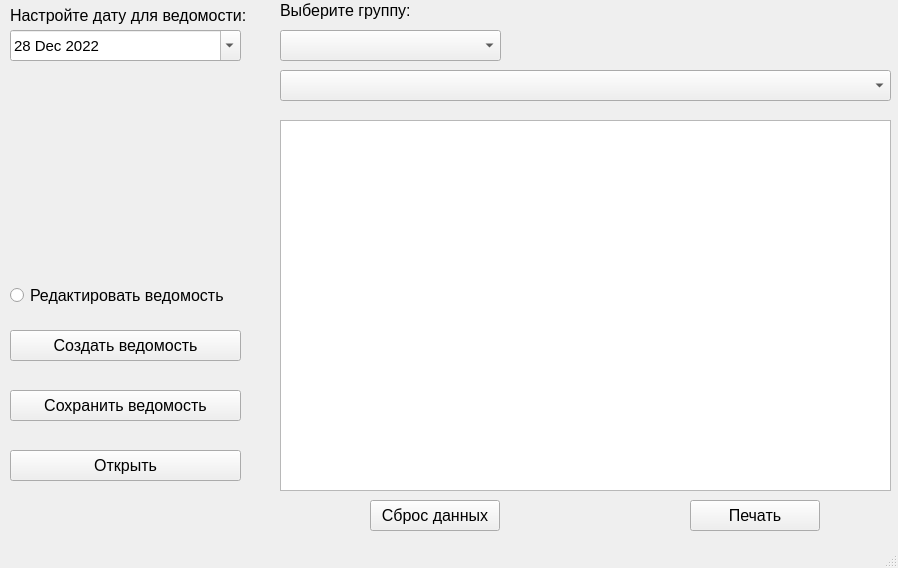
<?xml version="1.0" encoding="UTF-8"?>
<ui version="4.0">
 <class>MainWindow</class>
 <widget class="QMainWindow" name="MainWindow">
  <property name="geometry">
   <rect>
    <x>0</x>
    <y>0</y>
    <width>898</width>
    <height>568</height>
   </rect>
  </property>
  <property name="windowTitle">
   <string>Учёт опоздавших на учёбу</string>
  </property>
  <widget class="QWidget" name="centralwidget">
   <widget class="QTextEdit" name="Ved">
    <property name="geometry">
     <rect>
      <x>280</x>
      <y>120</y>
      <width>611</width>
      <height>371</height>
     </rect>
    </property>
    <property name="font">
     <font>
      <pointsize>12</pointsize>
     </font>
    </property>
    <property name="whatsThis">
     <string/>
    </property>
    <property name="readOnly">
     <bool>true</bool>
    </property>
   </widget>
   <widget class="QLabel" name="label">
    <property name="geometry">
     <rect>
      <x>10</x>
      <y>5</y>
      <width>251</width>
      <height>21</height>
     </rect>
    </property>
    <property name="font">
     <font>
      <pointsize>12</pointsize>
     </font>
    </property>
    <property name="text">
     <string>Настройте дату для ведомости:</string>
    </property>
   </widget>
   <widget class="QDateEdit" name="dateVedomost">
    <property name="geometry">
     <rect>
      <x>10</x>
      <y>30</y>
      <width>231</width>
      <height>31</height>
     </rect>
    </property>
    <property name="font">
     <font>
      <pointsize>11</pointsize>
     </font>
    </property>
    <property name="inputMethodHints">
     <set>Qt::ImhPreferNumbers</set>
    </property>
    <property name="calendarPopup">
     <bool>true</bool>
    </property>
    <property name="timeSpec">
     <enum>Qt::OffsetFromUTC</enum>
    </property>
    <property name="date">
     <date>
      <year>2022</year>
      <month>12</month>
      <day>28</day>
     </date>
    </property>
   </widget>
   <widget class="QComboBox" name="Find">
    <property name="geometry">
     <rect>
      <x>280</x>
      <y>70</y>
      <width>611</width>
      <height>31</height>
     </rect>
    </property>
    <property name="font">
     <font>
      <pointsize>12</pointsize>
     </font>
    </property>
    <property name="accessibleName">
     <string/>
    </property>
    <property name="currentText">
     <string/>
    </property>
   </widget>
   <widget class="QPushButton" name="pushButton_2">
    <property name="geometry">
     <rect>
      <x>370</x>
      <y>500</y>
      <width>130</width>
      <height>31</height>
     </rect>
    </property>
    <property name="font">
     <font>
      <pointsize>12</pointsize>
     </font>
    </property>
    <property name="text">
     <string>Сброс данных</string>
    </property>
   </widget>
   <widget class="QPushButton" name="pushButtonPrint">
    <property name="geometry">
     <rect>
      <x>690</x>
      <y>500</y>
      <width>130</width>
      <height>31</height>
     </rect>
    </property>
    <property name="font">
     <font>
      <pointsize>12</pointsize>
     </font>
    </property>
    <property name="text">
     <string>Печать</string>
    </property>
   </widget>
   <widget class="QPushButton" name="pushButtonSave">
    <property name="geometry">
     <rect>
      <x>10</x>
      <y>390</y>
      <width>231</width>
      <height>31</height>
     </rect>
    </property>
    <property name="font">
     <font>
      <pointsize>12</pointsize>
     </font>
    </property>
    <property name="text">
     <string>Сохранить ведомость</string>
    </property>
   </widget>
   <widget class="QComboBox" name="Group">
    <property name="geometry">
     <rect>
      <x>280</x>
      <y>30</y>
      <width>221</width>
      <height>31</height>
     </rect>
    </property>
    <property name="font">
     <font>
      <pointsize>12</pointsize>
     </font>
    </property>
   </widget>
   <widget class="QLabel" name="label_2">
    <property name="geometry">
     <rect>
      <x>280</x>
      <y>0</y>
      <width>231</width>
      <height>21</height>
     </rect>
    </property>
    <property name="font">
     <font>
      <pointsize>12</pointsize>
     </font>
    </property>
    <property name="text">
     <string>Выберите группу:</string>
    </property>
   </widget>
   <widget class="QPushButton" name="pushButton">
    <property name="geometry">
     <rect>
      <x>10</x>
      <y>330</y>
      <width>231</width>
      <height>31</height>
     </rect>
    </property>
    <property name="font">
     <font>
      <pointsize>12</pointsize>
     </font>
    </property>
    <property name="text">
     <string>Создать ведомость</string>
    </property>
   </widget>
   <widget class="QRadioButton" name="Edit">
    <property name="geometry">
     <rect>
      <x>10</x>
      <y>280</y>
      <width>231</width>
      <height>31</height>
     </rect>
    </property>
    <property name="font">
     <font>
      <pointsize>12</pointsize>
     </font>
    </property>
    <property name="text">
     <string>Редактировать ведомость</string>
    </property>
   </widget>
   <widget class="QPushButton" name="pushButton_3">
    <property name="geometry">
     <rect>
      <x>10</x>
      <y>450</y>
      <width>231</width>
      <height>31</height>
     </rect>
    </property>
    <property name="font">
     <font>
      <pointsize>12</pointsize>
     </font>
    </property>
    <property name="text">
     <string>Открыть</string>
    </property>
   </widget>
  </widget>
  <widget class="QMenuBar" name="menubar">
   <property name="geometry">
    <rect>
     <x>0</x>
     <y>0</y>
     <width>898</width>
     <height>18</height>
    </rect>
   </property>
  </widget>
  <widget class="QStatusBar" name="statusbar"/>
 </widget>
 <resources/>
 <connections/>
</ui>
